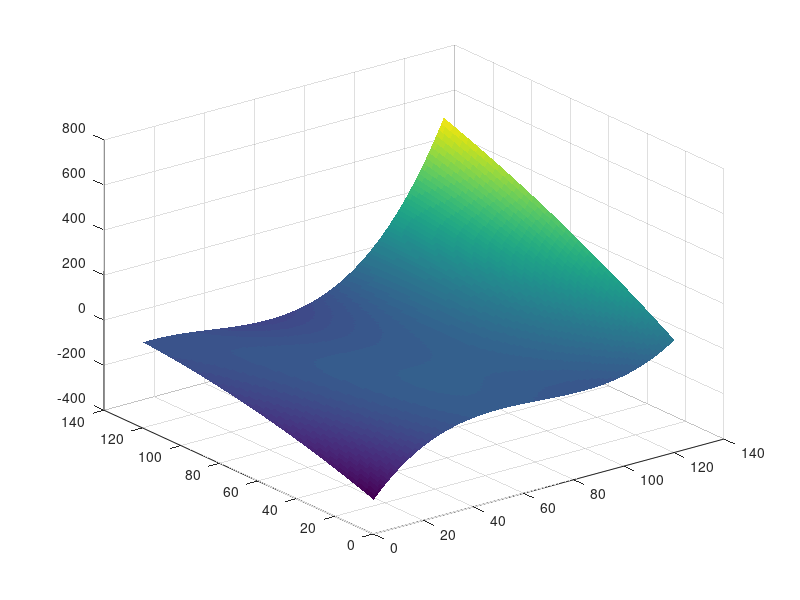

This figure's MATLAB source:
x=-5:0.1:7;
y=-5:0.1:7;
a=length(x);
b=length(y);

[X,Y]=meshgrid(x,y);

% for i=1:a
%     for j=1:b
%         %func(i,j)=x(i)^2.*y(j)^2 - x(i)^2 - y(j)^2;
%         %func(i,j)=3*x(i).*y(j)+x(i)^3 + y(j)^3 +3;
%         func(i,j)=x(i)^3+x(i)^2.*y(j)-y(j)^2-4*y(j);
%     end
% end

func=X.^3 + (X.^2).*Y - Y.^2 -4*Y;

fig=surf(func);
set(fig,'LineStyle','none')
               
dx=zeros(a);
dy=zeros(a);

%First Derivative X
for i=1:a
    for j=2:b-1
        dx(i,j) = (func(i,j+1) - func(i,j-1))/2;
    end
end
for n=1:a
    j=1;
    dx(n ,j)= func(n ,j+1) - func(n ,j);
end
for n=1:a
    j=b;
    dx(n ,j)= func(n ,j) - func(n ,j-1);
end

%First Derivative in Y

for i=2:a-1
    for j=1:b
        dy(i,j)=(func(i+1,j)-func(i-1,j))/2;
    end
end
for n=1:b
    i=a;
    dy(i,n)=func(i,n)-func(i-1,n);
end
for n=1:b
    i=1;
    dy(i,n)=func(i+1,n)-func(i,n);
end

ddx=zeros(a);
ddy=zeros(a);
dxy=zeros(a);

%2nd Derivative in X
for i=1:a
    for j=2:b-1
        ddx(i,j) = (dx(i,j+1) - dx(i,j-1))/2;
    end
end

for n=1:a
    j=1;
    ddx(n ,j)= dx(n ,j+1) - dx(n ,j);
end
for n=1:a
    j=b;
    ddx(n ,j)= dx(n ,j) - dx(n ,j-1);
end


%2nd Derivative in Y
for i=2:a-1
    for j=1:b
        ddy(i,j)=(dy(i+1,j)-dy(i-1,j))/2;
    end
end
for n=1:b
    i=1;
    ddy(i,n)=dy(i+1,n)-dy(i,n);
end
for n=1:b
    i=a;
    ddy(i,n)=dy(i,n)-dy(i-1,n);
end


%del x del y
for i=1:a
    for j=2:b-1
        dxy(i,j) = (dx(i,j+1) - dx(i,j-1))/2;
    end
end
for n=1:a
    j=1;
    dxy(n ,j)= dx(i ,j+1) - dx(i ,j);
end
for n=1:a
    j=b;
    dxy(n ,j)= dx(i ,j) - dx(i ,j-1);
end
for i=2:a-1
    for j=1:b
        dxy(i,j)=(dxy(i+1,j)-dxy(i-1,j))/2;
    end
end
for n=1:b
    i=1;
    dxy(i,n)=dxy(i+1,n)-dxy(i,n);
end
for n=1:b
    i=a;
    dxy(i,n)=dxy(i,n)-dxy(i-1,n);
end

fl=zeros(3,3);
k=0;

for i=2:a-1
    for j=2:b-1
        fl = func(i-1:i+1,j-1:j+1);
        if ( fl(2,2) == max(max(fl)))  
            k=k+1;
        end
    end
end

k=0;
sp=[];

%sp is matrix of saddle points
for i=1:a
    for j=1:b
        hess=[ddx(i,j) dxy(i,j);dxy(i,j) ddy(i,j)];
        d=det(hess);
        e=eig(hess)';
        if(dx(i,j)==0 && dy(i,j)==0)
            k=k+1;
            sp(k,1) = -5 + 0.1*i;
            sp(k,2) = -5 + 0.1*j;
        end
     
    end
end





